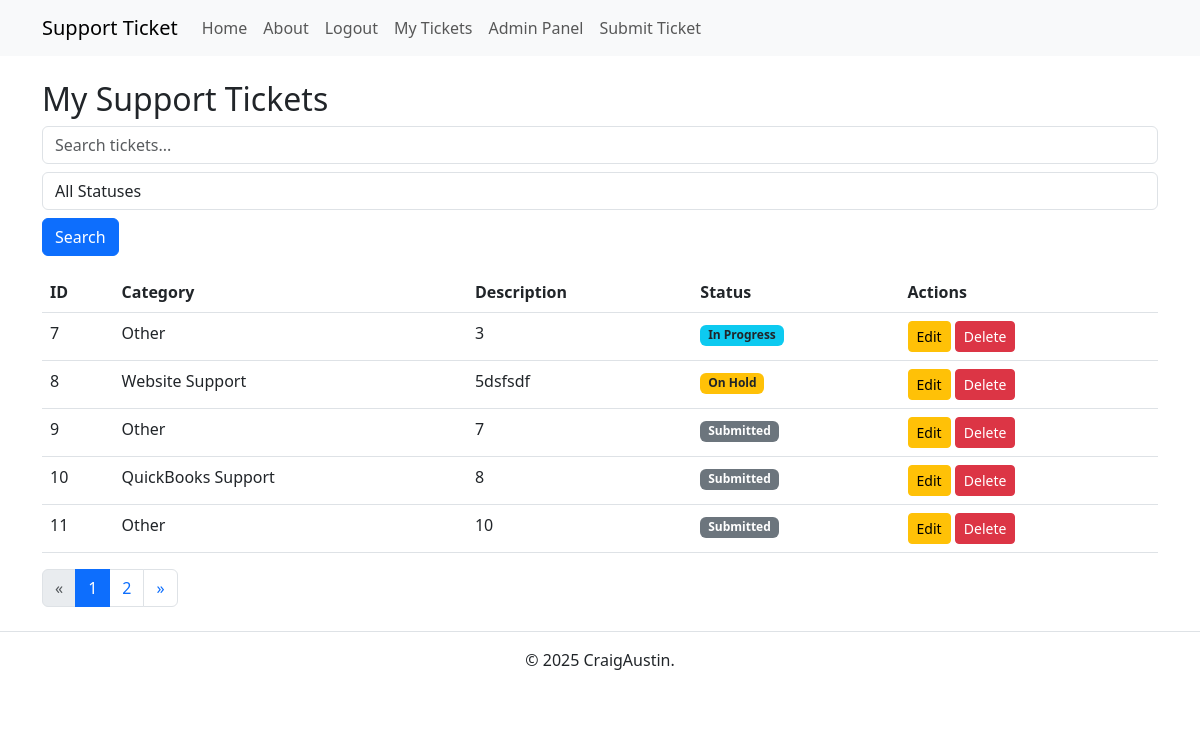
Page /tickets (signed in) on the committed database.
### app.py (models this page shows)
class Ticket(db.Model):
    id = db.Column(db.Integer, primary_key=True)
    user_id = db.Column(db.Integer, db.ForeignKey('user.id'), nullable=False)
    category = db.Column(db.String(100), nullable=False)
    description = db.Column(db.Text, nullable=False)
    status = db.Column(db.String(20), default='Submitted')
    user = db.relationship('User', backref=db.backref('tickets', lazy=True))

### app.py (the view)
@app.route('/tickets', methods=['GET'])
@login_required
def view_tickets():
    search_query = request.args.get('search', '')
    status_filter = request.args.get('status_filter', '')
    tickets_query = Ticket.query.filter_by(user_id=current_user.id)
    if search_query:
        tickets_query = tickets_query.filter(
            Ticket.category.ilike(f"%{search_query}%") |
            Ticket.description.ilike(f"%{search_query}%")
        )
    if status_filter:
        tickets_query = tickets_query.filter_by(status=status_filter)
    page, per_page, offset = get_page_args(page_parameter='page', per_page_parameter='per_page')
    per_page = 5
    total = tickets_query.count()
    tickets = tickets_query.offset(offset).limit(per_page).all()
    pagination = Pagination(page=page, per_page=per_page, total=total, css_framework='bootstrap4')
    return render_template('tickets.html', tickets=tickets, pagination=pagination)

### app.py (called while the page is built)
@login_manager.user_loader
def load_user(user_id):
    return User.query.get(int(user_id))

### templates/tickets.html (shortened to what this page needs)
{% extends 'base.html' %}
{% block content %}
<h2>My Support Tickets</h2>
{% if tickets %}
<form method="GET" action="{{ url_for('view_tickets') }}" class="mb-3">
    <input type="text" name="search" placeholder="Search tickets..." class="form-control"
        value="{{ request.args.get('search', '') }}">
    <select name="status_filter" class="form-control mt-2">
        <option value="">All Statuses</option>
    </select>
    <button type="submit" class="btn btn-primary mt-2">Search</button>
</form>
<table class="table">
    <thead>
        <tr>
            <th>ID</th>
            <th>Category</th>
            <th>Description</th>
            <th>Status</th>
            <th>Actions</th>
        </tr>
    </thead>
    <tbody>
        {% for ticket in tickets %}
        <tr>
            <td>{{ ticket.id }}</td>
            <td>{{ ticket.category }}</td>
            <td>{{ ticket.description }}</td>
            <td>
                {% if ticket.status == "Submitted" %}
                <span class="badge bg-secondary">Submitted</span>
                {% elif ticket.status == "In Progress" %}
                <span class="badge bg-info text-dark">In Progress</span>
                {% elif ticket.status == "On Hold" %}
                <span class="badge bg-warning text-dark">On Hold</span>
                {% elif ticket.status == "Done" %}
                <span class="badge bg-success">Done</span>
                {% else %}
                <span class="badge bg-light text-dark">{{ ticket.status }}</span>
                {% endif %}
            </td>
            <td>
                {% if ticket.user_id == current_user.id %}
                {% if ticket.status != "Done" %}
                <a href="{{ url_for('edit_ticket', ticket_id=ticket.id) }}" class="btn btn-warning btn-sm">Edit</a>
                <form action="{{ url_for('delete_ticket', ticket_id=ticket.id) }}" method="POST" style="display:inline;"
                    onsubmit="return confirm('Are you sure you want to delete this ticket?');">
                    <button type="submit" class="btn btn-danger btn-sm">Delete</button>
                </form>
                {% else %}
                <span class="text-muted">Done</span>
                {% endif %}
                {% endif %}
            </td>
        </tr>
        {% endfor %}
    </tbody>
</table>
<div class="pagination-container">
    {{ pagination.links }}
</div>
{% else %}
<p>You have no submitted tickets.</p>
{% endif %}
{% endblock %}

### templates/base.html (shortened to what this page needs)
<!DOCTYPE html>
<html lang="en">
<head>
    <link rel="stylesheet" href="{{ url_for('static', filename='styles.css') }}">
    <link href="https://cdn.jsdelivr.net/npm/bootstrap@5.3.0/dist/css/bootstrap.min.css" rel="stylesheet">
</head>
<body>
    <nav class="navbar navbar-expand-lg navbar-light bg-light">
        <div class="container">
            <a class="navbar-brand" href="{{ url_for('index') }}">Support Ticket</a>
            <div class="collapse navbar-collapse" id="navbarNav">
                <ul class="navbar-nav">
                    <li class="nav-item">
                        <a class="nav-link" href="{{ url_for('index') }}">Home</a>
                    </li>
                    <li class="nav-item">
                        <a class="nav-link" href="{{ url_for('about') }}">About</a>
                    </li>
                    {% if current_user.is_authenticated %}
                    <li class="nav-item">
                        <a class="nav-link" href="{{ url_for('logout') }}">Logout</a>
                    </li>
                    <li class="nav-item">
                        <a class="nav-link" href="{{ url_for('view_tickets') }}">My Tickets</a>
                    </li>
                    {% if current_user.is_admin %}
                    <li class="nav-item">
                        <a class="nav-link" href="{{ url_for('admin_tickets') }}">Admin Panel</a>
                    </li>
                    {% endif %}
                    <li class="nav-item">
                        <a class="nav-link" href="{{ url_for('submit_ticket') }}">Submit Ticket</a>
                    </li>
                    {% endif %}
                </ul>
            </div>
        </div>
    </nav>
    <div class="container mt-4">
        {% block content %}{% endblock %}
    </div>
    <footer class="text-center mt-4 py-3 border-top">
        <p>&copy; 2025 CraigAustin.</p>
    </footer>
</body>
</html>

### static/styles.css (style rules this page uses)
*, *::before, *::after { box-sizing: border-box; }
* { margin: 0; }
body { line-height: 1.5; -webkit-font-smoothing: antialiased; }
input, button, textarea, select { font: inherit; }
p, h1, h2, h3, h4, h5, h6 { overflow-wrap: break-word; }
p { text-wrap: pretty; }
h1, h2, h3, h4, h5, h6 { text-wrap: balance; }

### rows in the picture
Ticket: id "7", category "Other", description "3", status "In Progress"
Ticket: id "8", category "Website Support", description "5dsfsdf", status "On Hold"
Ticket: id "9", category "Other", description "7", status "Submitted"
Ticket: id "10", category "QuickBooks Support", description "8", status "Submitted"
Ticket: id "11", category "Other", description "10", status "Submitted"

### other values in the picture
{{ pagination.links }} "« 1 2 »"
